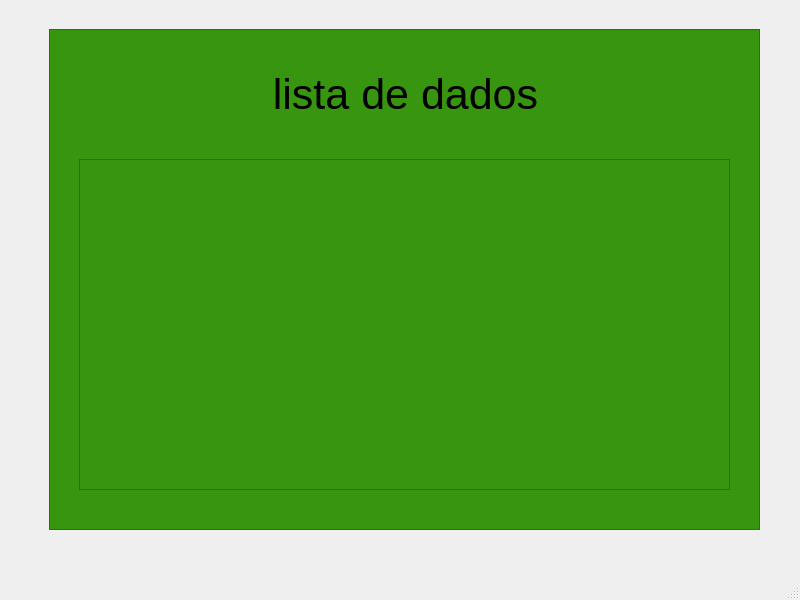
<?xml version="1.0" encoding="UTF-8"?>
<ui version="4.0">
 <class>MainWindow</class>
 <widget class="QMainWindow" name="MainWindow">
  <property name="geometry">
   <rect>
    <x>0</x>
    <y>0</y>
    <width>800</width>
    <height>600</height>
   </rect>
  </property>
  <property name="windowTitle">
   <string>MainWindow</string>
  </property>
  <widget class="QWidget" name="centralwidget">
   <widget class="QFrame" name="frame">
    <property name="geometry">
     <rect>
      <x>49</x>
      <y>29</y>
      <width>711</width>
      <height>501</height>
     </rect>
    </property>
    <property name="styleSheet">
     <string notr="true">background-color: rgb(55, 149, 15);</string>
    </property>
    <property name="frameShape">
     <enum>QFrame::StyledPanel</enum>
    </property>
    <property name="frameShadow">
     <enum>QFrame::Raised</enum>
    </property>
    <widget class="QTableWidget" name="tableWidget">
     <property name="geometry">
      <rect>
       <x>30</x>
       <y>130</y>
       <width>651</width>
       <height>331</height>
      </rect>
     </property>
    </widget>
    <widget class="QLabel" name="label">
     <property name="geometry">
      <rect>
       <x>200</x>
       <y>40</y>
       <width>301</width>
       <height>51</height>
      </rect>
     </property>
     <property name="font">
      <font>
       <pointsize>32</pointsize>
      </font>
     </property>
     <property name="styleSheet">
      <string notr="true">background-color: rgba(255, 255, 255, 0);</string>
     </property>
     <property name="text">
      <string>  lista de dados</string>
     </property>
    </widget>
   </widget>
  </widget>
  <widget class="QMenuBar" name="menubar">
   <property name="geometry">
    <rect>
     <x>0</x>
     <y>0</y>
     <width>800</width>
     <height>21</height>
    </rect>
   </property>
  </widget>
  <widget class="QStatusBar" name="statusbar"/>
 </widget>
 <resources/>
 <connections/>
</ui>
